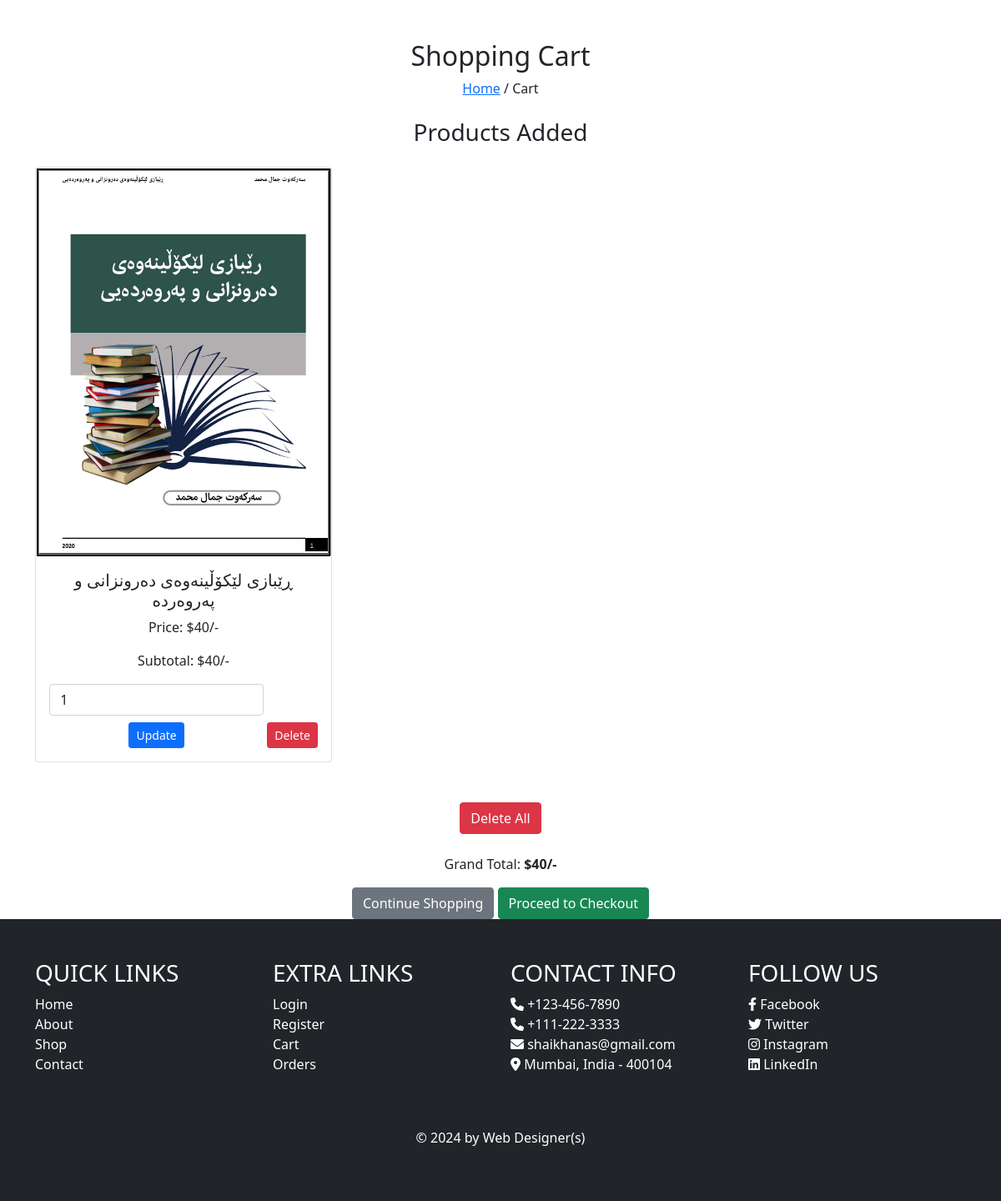
Screenshot of /cart.php (signed in) with the database file from the repository.
### tables this page shows
CREATE TABLE `cart` (
  `id` int(100) NOT NULL,
  `user_id` int(100) NOT NULL,
  `name` varchar(100) NOT NULL,
  `price` int(100) NOT NULL,
  `quantity` int(100) NOT NULL,
  `image` varchar(100) NOT NULL
);

### cart.php (the view, shortened to what this page needs)
<?php
include 'header.php';
$user_id = $_SESSION['user_id'];
?>
<div class="container mt-5">
    <h2 class="text-center">Shopping Cart</h2>
    <p class="text-center"><a href="index.php">Home</a> / Cart</p>
    <section class="shopping-cart mt-4">
        <h3 class="text-center mb-4">Products Added</h3>
        <div class="row">
            <?php
            $grand_total = 0;
            $select_cart = mysqli_query($conn, "SELECT * FROM `cart` WHERE user_id = '$user_id'") or die('query failed');
            if (mysqli_num_rows($select_cart) > 0) {
                while ($fetch_cart = mysqli_fetch_assoc($select_cart)) {
                    $sub_total = ($fetch_cart['quantity'] * $fetch_cart['price']);
            ?>
                    <div class="col-md-4 mb-4">
                        <div class="card">
                            <img src="../uploaded_img/<?php echo $fetch_cart['image']; ?>" class="card-img-top" alt="Product Image">
                            <div class="card-body text-center">
                                <h5 class="card-title"><?php echo $fetch_cart['name']; ?></h5>
                                <p class="card-text">Price: $<?php echo $fetch_cart['price']; ?>/-</p>
                                <p class="card-text">Subtotal: $<?php echo $sub_total; ?>/-</p>
                                <form action="" method="post" class="d-inline-block">
                                    <input type="number" min="1" name="cart_quantity" value="<?php echo $fetch_cart['quantity']; ?>" class="form-control mb-2">
                                    <button type="submit" name="update_cart" class="btn btn-primary btn-sm">Update</button>
                                </form>
                                <a href="cart.php?delete=<?php echo $fetch_cart['id']; ?>" class="btn btn-danger btn-sm" onclick="return confirm('Delete this item from the cart?');">Delete</a>
                            </div>
                        </div>
                    </div>
            <?php
                    $grand_total += $sub_total;
                }
            } else {
                echo '<p class="text-center w-100">Your cart is empty.</p>';
            }
            ?>
        </div>
        <div class="text-center mt-4">
            <a href="cart.php?delete_all" class="btn btn-danger <?php echo ($grand_total > 0) ? '' : 'disabled'; ?>" onclick="return confirm('Delete all items from the cart?');">Delete All</a>
        </div>
        <div class="text-center mt-4">
            <p>Grand Total: <strong>$<?php echo $grand_total; ?>/-</strong></p>
            <a href="shop.php" class="btn btn-secondary">Continue Shopping</a>
            <a href="checkout.php" class="btn btn-success <?php echo ($grand_total > 0) ? '' : 'disabled'; ?>">Proceed to Checkout</a>
        </div>
    </section>
</div>
<?php include 'footer.php'; ?>

### rows the page displays
cart: image (picture), name "ڕێبازی لێکۆڵینەوەی دەرونزانی و پەروەردە", price "40", cart_quantity "1"

### other values shown
$grand_total "40"
